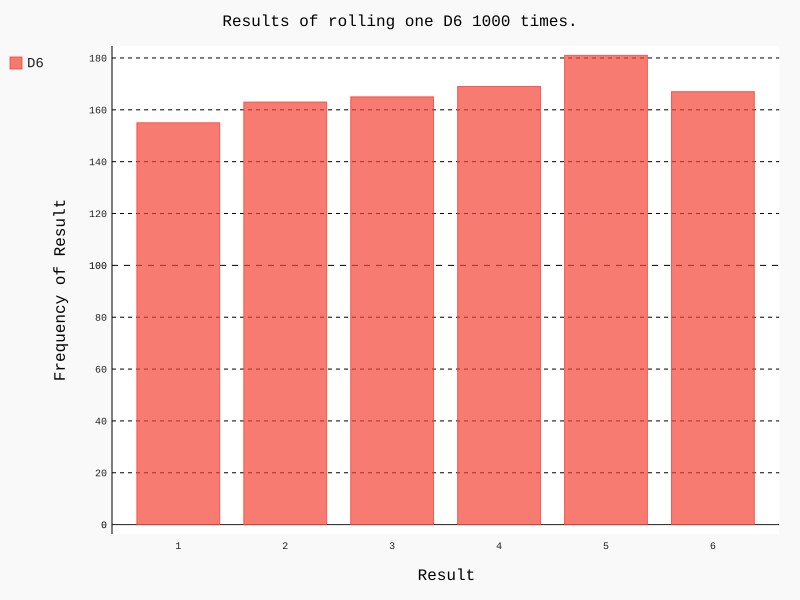

Write Python code to recreate this figure.
from die import Die
import pygal
# Cria um D6
die = Die()
# Faz alguns lançamentos e armazena os resultados em uma lista
results = []
for roll_num in range(1000):
    result = die.roll()
    results.append(result)
# Analisa os resultados
frequencies = []
for value in range(1, die.num_sides + 1):
    frequency = results.count(value) # começa a contar os valores a partir do 1.
    frequencies.append(frequency)

dic = {}

for i in results:
    if i in dic:
        dic[i] += 1
    else:
        dic[i] = 1

print (results)
print (frequencies)
print (dic) # Percebi que os valores não ficam na ordem. (os índices)

hist = pygal.Bar() # Gráfico de barras.
hist.title = "Results of rolling one D6 1000 times." # Título do Gráfico
hist.x_labels = ['1', '2', '3', '4', '5', '6'] # Valores do eíxo x
hist.x_title = "Result" # Título do eixo x
hist.y_title = "Frequency of Result" # Título do eixo y
hist.add('D6', frequencies)
hist.render_to_file('die_visual.svg')
